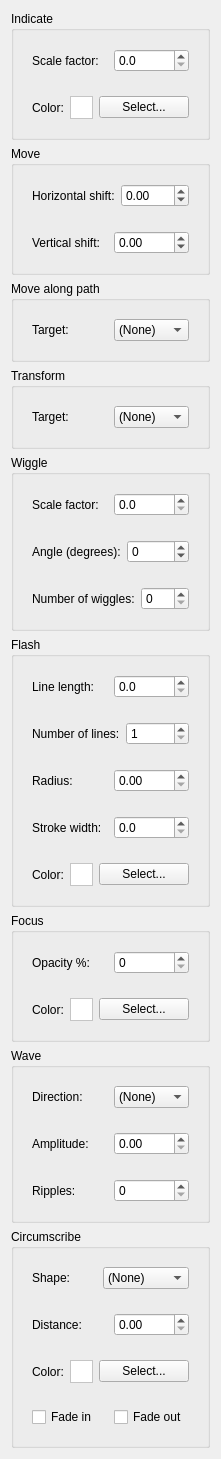
               <widget class="QWidget" name="animScrollAreaWidget">
                <property name="geometry">
                 <rect>
                  <x>0</x>
                  <y>0</y>
                  <width>203</width>
                  <height>1330</height>
                 </rect>
                </property>
                <layout class="QVBoxLayout" name="verticalLayout_41">
                 <item>
                  <widget class="QGroupBox" name="indGroupBox">
                   <property name="title">
                    <string>Indicate</string>
                   </property>
                   <layout class="QVBoxLayout" name="verticalLayout_46">
                    <item>
                     <widget class="QWidget" name="indScaleWidget" native="true">
                      <layout class="QHBoxLayout" name="horizontalLayout_60">
                       <item>
                        <widget class="QLabel" name="indScaleLabel">
                         <property name="text">
                          <string>Scale factor:</string>
                         </property>
                        </widget>
                       </item>
                       <item>
                        <widget class="QDoubleSpinBox" name="indScaleSpinBox">
                         <property name="decimals">
                          <number>1</number>
                         </property>
                        </widget>
                       </item>
                      </layout>
                     </widget>
                    </item>
                    <item>
                     <widget class="QWidget" name="indColorWidget" native="true">
                      <layout class="QHBoxLayout" name="horizontalLayout_59">
                       <item>
                        <widget class="QLabel" name="indColorLabel">
                         <property name="text">
                          <string>Color:</string>
                         </property>
                        </widget>
                       </item>
                       <item>
                        <widget class="QFrame" name="indColorFrame">
                         <property name="enabled">
                          <bool>true</bool>
                         </property>
                         <property name="sizePolicy">
                          <sizepolicy hsizetype="Fixed" vsizetype="Fixed">
                           <horstretch>0</horstretch>
                           <verstretch>0</verstretch>
                          </sizepolicy>
                         </property>
                         <property name="minimumSize">
                          <size>
                           <width>23</width>
                           <height>23</height>
                          </size>
                         </property>
                         <property name="maximumSize">
                          <size>
                           <width>23</width>
                           <height>23</height>
                          </size>
                         </property>
                         <property name="styleSheet">
                          <string notr="true">background-color: rgb(255, 255, 255);</string>
                         </property>
                         <property name="frameShape">
                          <enum>QFrame::StyledPanel</enum>
                         </property>
                         <property name="frameShadow">
                          <enum>QFrame::Raised</enum>
                         </property>
                        </widget>
                       </item>
                       <item>
                        <widget class="QPushButton" name="indColorPushButton">
                         <property name="sizePolicy">
                          <sizepolicy hsizetype="Expanding" vsizetype="Fixed">
                           <horstretch>0</horstretch>
                           <verstretch>0</verstretch>
                          </sizepolicy>
                         </property>
                         <property name="text">
                          <string>Select...</string>
                         </property>
                        </widget>
                       </item>
                      </layout>
                     </widget>
                    </item>
                   </layout>
                  </widget>
                 </item>
                 <item>
                  <widget class="QGroupBox" name="moveGroupBox">
                   <property name="title">
                    <string>Move</string>
                   </property>
                   <layout class="QVBoxLayout" name="verticalLayout_49">
                    <item>
                     <widget class="QWidget" name="moveHorizWidget" native="true">
                      <layout class="QHBoxLayout" name="horizontalLayout_65">
                       <item>
                        <widget class="QLabel" name="moveHorizLabel">
                         <property name="text">
                          <string>Horizontal shift:</string>
                         </property>
                        </widget>
                       </item>
                       <item>
                        <widget class="QDoubleSpinBox" name="moveHorizSpinBox">
                         <property name="accelerated">
                          <bool>true</bool>
                         </property>
                         <property name="minimum">
                          <double>-100.000000000000000</double>
                         </property>
                         <property name="maximum">
                          <double>100.000000000000000</double>
                         </property>
                        </widget>
                       </item>
                      </layout>
                     </widget>
                    </item>
                    <item>
                     <widget class="QWidget" name="moveVertWidget" native="true">
                      <layout class="QHBoxLayout" name="horizontalLayout_66">
                       <item>
                        <widget class="QLabel" name="moveVertLabel">
                         <property name="text">
                          <string>Vertical shift:</string>
                         </property>
                        </widget>
                       </item>
                       <item>
                        <widget class="QDoubleSpinBox" name="moveVertSpinBox">
                         <property name="accelerated">
                          <bool>true</bool>
                         </property>
                         <property name="decimals">
                          <number>2</number>
                         </property>
                         <property name="minimum">
                          <double>-100.000000000000000</double>
                         </property>
                         <property name="maximum">
                          <double>100.000000000000000</double>
                         </property>
                        </widget>
                       </item>
                      </layout>
                     </widget>
                    </item>
                   </layout>
                  </widget>
                 </item>
                 <item>
                  <widget class="QGroupBox" name="movePathGroupBox">
                   <property name="title">
                    <string>Move along path</string>
                   </property>
                   <layout class="QVBoxLayout" name="verticalLayout_50">
                    <item>
                     <widget class="QWidget" name="movePathTargetWidget" native="true">
                      <layout class="QHBoxLayout" name="horizontalLayout_67">
                       <item>
                        <widget class="QLabel" name="movePathTargetLabel">
                         <property name="text">
                          <string>Target:</string>
                         </property>
                        </widget>
                       </item>
                       <item>
                        <widget class="QComboBox" name="movePathTargetComboBox">
                         <item>
                          <property name="text">
                           <string>(None)</string>
                          </property>
                         </item>
                        </widget>
                       </item>
                      </layout>
                     </widget>
                    </item>
                   </layout>
                  </widget>
                 </item>
                 <item>
                  <widget class="QGroupBox" name="transformGroupBox">
                   <property name="title">
                    <string>Transform</string>
                   </property>
                   <layout class="QVBoxLayout" name="verticalLayout_48">
                    <item>
                     <widget class="QWidget" name="transformTargetWidget" native="true">
                      <layout class="QHBoxLayout" name="horizontalLayout_64">
                       <item>
                        <widget class="QLabel" name="transformTargetLabel">
                         <property name="text">
                          <string>Target:</string>
                         </property>
                        </widget>
                       </item>
                       <item>
                        <widget class="QComboBox" name="transformTargetComboBox">
                         <item>
                          <property name="text">
                           <string>(None)</string>
                          </property>
                         </item>
                        </widget>
                       </item>
                      </layout>
                     </widget>
                    </item>
                   </layout>
                  </widget>
                 </item>
                 <item>
                  <widget class="QGroupBox" name="wiggleGroupBox">
                   <property name="title">
                    <string>Wiggle</string>
                   </property>
                   <layout class="QVBoxLayout" name="verticalLayout_47">
                    <item>
                     <widget class="QWidget" name="wiggleScaleWidget" native="true">
                      <layout class="QHBoxLayout" name="horizontalLayout_61">
                       <item>
                        <widget class="QLabel" name="wiggleScaleLabel">
                         <property name="text">
                          <string>Scale factor:</string>
                         </property>
                        </widget>
                       </item>
                       <item>
                        <widget class="QDoubleSpinBox" name="wiggleScaleSpinBox">
                         <property name="decimals">
                          <number>1</number>
                         </property>
                        </widget>
                       </item>
                      </layout>
                     </widget>
                    </item>
                    <item>
                     <widget class="QWidget" name="wiggleAngleWidget" native="true">
                      <layout class="QHBoxLayout" name="horizontalLayout_62">
                       <item>
                        <widget class="QLabel" name="wiggleAngleLabel">
                         <property name="text">
                          <string>Angle (degrees):</string>
                         </property>
                        </widget>
                       </item>
                       <item>
                        <widget class="QSpinBox" name="wiggleAngleSpinBox">
                         <property name="accelerated">
                          <bool>true</bool>
                         </property>
                         <property name="minimum">
                          <number>-360</number>
                         </property>
                         <property name="maximum">
                          <number>360</number>
                         </property>
                        </widget>
                       </item>
                      </layout>
                     </widget>
                    </item>
                    <item>
                     <widget class="QWidget" name="wiggleNumWidget" native="true">
                      <layout class="QHBoxLayout" name="horizontalLayout_63">
                       <item>
                        <widget class="QLabel" name="wiggleNumLabel">
                         <property name="text">
                          <string>Number of wiggles:</string>
                         </property>
                        </widget>
                       </item>
                       <item>
                        <widget class="QSpinBox" name="wiggleNumSpinBox"/>
                       </item>
                      </layout>
                     </widget>
                    </item>
                   </layout>
                  </widget>
                 </item>
                 <item>
                  <widget class="QGroupBox" name="flashGroupBox">
                   <property name="title">
                    <string>Flash</string>
                   </property>
                   <layout class="QVBoxLayout" name="verticalLayout_42">
                    <item>
                     <widget class="QWidget" name="flashLenWidget" native="true">
                      <layout class="QHBoxLayout" name="horizontalLayout_45">
                       <item>
                        <widget class="QLabel" name="flashLenLabel">
                         <property name="text">
                          <string>Line length:</string>
                         </property>
                        </widget>
                       </item>
                       <item>
                        <widget class="QDoubleSpinBox" name="flashLenSpinBox">
                         <property name="accelerated">
                          <bool>true</bool>
                         </property>
                         <property name="decimals">
                          <number>1</number>
                         </property>
                        </widget>
                       </item>
                      </layout>
                     </widget>
                    </item>
                    <item>
                     <widget class="QWidget" name="flashNumLinesWidget" native="true">
                      <layout class="QHBoxLayout" name="horizontalLayout_46">
                       <item>
                        <widget class="QLabel" name="flashNumLinesLabel">
                         <property name="text">
                          <string>Number of lines:</string>
                         </property>
                        </widget>
                       </item>
                       <item>
                        <widget class="QSpinBox" name="flashNumLinesSpinBox">
                         <property name="accelerated">
                          <bool>true</bool>
                         </property>
                         <property name="minimum">
                          <number>1</number>
                         </property>
                         <property name="maximum">
                          <number>100</number>
                         </property>
                        </widget>
                       </item>
                      </layout>
                     </widget>
                    </item>
                    <item>
                     <widget class="QWidget" name="flashRadiusWidget" native="true">
                      <layout class="QHBoxLayout" name="horizontalLayout_47">
                       <item>
                        <widget class="QLabel" name="flashRadiusLabel">
                         <property name="text">
                          <string>Radius:</string>
                         </property>
                        </widget>
                       </item>
                       <item>
                        <widget class="QDoubleSpinBox" name="flashRadiusSpinBox"/>
                       </item>
                      </layout>
                     </widget>
                    </item>
                    <item>
                     <widget class="QWidget" name="flashStrokeWidget" native="true">
                      <layout class="QHBoxLayout" name="horizontalLayout_48">
                       <item>
                        <widget class="QLabel" name="flashStrokeLabel">
                         <property name="text">
                          <string>Stroke width:</string>
                         </property>
                        </widget>
                       </item>
                       <item>
                        <widget class="QDoubleSpinBox" name="flashStrokeSpinBox">
                         <property name="decimals">
                          <number>1</number>
                         </property>
                        </widget>
                       </item>
                      </layout>
                     </widget>
                    </item>
                    <item>
                     <widget class="QWidget" name="flashColorWidget" native="true">
                      <layout class="QHBoxLayout" name="horizontalLayout_52">
                       <item>
                        <widget class="QLabel" name="flashColorLabel">
                         <property name="text">
                          <string>Color:</string>
                         </property>
                        </widget>
                       </item>
                       <item>
                        <widget class="QFrame" name="flashColorFrame">
                         <property name="enabled">
                          <bool>true</bool>
                         </property>
                         <property name="sizePolicy">
                          <sizepolicy hsizetype="Fixed" vsizetype="Fixed">
                           <horstretch>0</horstretch>
                           <verstretch>0</verstretch>
                          </sizepolicy>
                         </property>
                         <property name="minimumSize">
                          <size>
                           <width>23</width>
                           <height>23</height>
                          </size>
                         </property>
                         <property name="maximumSize">
                          <size>
                           <width>23</width>
                           <height>23</height>
                          </size>
                         </property>
                         <property name="styleSheet">
                          <string notr="true">background-color: rgb(255, 255, 255);</string>
                         </property>
                         <property name="frameShape">
                          <enum>QFrame::StyledPanel</enum>
                         </property>
                         <property name="frameShadow">
                          <enum>QFrame::Raised</enum>
                         </property>
                        </widget>
                       </item>
                       <item>
                        <widget class="QPushButton" name="flashColorPushButton">
                         <property name="sizePolicy">
                          <sizepolicy hsizetype="Expanding" vsizetype="Fixed">
                           <horstretch>0</horstretch>
                           <verstretch>0</verstretch>
                          </sizepolicy>
                         </property>
                         <property name="text">
                          <string>Select...</string>
                         </property>
                        </widget>
                       </item>
                      </layout>
                     </widget>
                    </item>
                   </layout>
                  </widget>
                 </item>
                 <item>
                  <widget class="QGroupBox" name="focusGroupBox">
                   <property name="title">
                    <string>Focus</string>
                   </property>
                   <layout class="QVBoxLayout" name="verticalLayout_45">
                    <item>
                     <widget class="QWidget" name="focusOpacityWidget" native="true">
                      <layout class="QHBoxLayout" name="horizontalLayout_58">
                       <item>
                        <widget class="QLabel" name="focusOpacityLabel">
                         <property name="text">
                          <string>Opacity %:</string>
                         </property>
                        </widget>
                       </item>
                       <item>
                        <widget class="QSpinBox" name="focusOpacitySpinBox">
                         <property name="maximum">
                          <number>100</number>
                         </property>
                        </widget>
                       </item>
                      </layout>
                     </widget>
                    </item>
                    <item>
                     <widget class="QWidget" name="focusColorWidget" native="true">
                      <layout class="QHBoxLayout" name="horizontalLayout_57">
                       <item>
                        <widget class="QLabel" name="focusColorLabel">
                         <property name="text">
                          <string>Color:</string>
                         </property>
                        </widget>
                       </item>
                       <item>
                        <widget class="QFrame" name="focusColorFrame">
                         <property name="enabled">
                          <bool>true</bool>
                         </property>
                         <property name="sizePolicy">
                          <sizepolicy hsizetype="Fixed" vsizetype="Fixed">
                           <horstretch>0</horstretch>
                           <verstretch>0</verstretch>
                          </sizepolicy>
                         </property>
                         <property name="minimumSize">
                          <size>
                           <width>23</width>
                           <height>23</height>
                          </size>
                         </property>
                         <property name="maximumSize">
                          <size>
                           <width>23</width>
                           <height>23</height>
                          </size>
                         </property>
                         <property name="styleSheet">
                          <string notr="true">background-color: rgb(255, 255, 255);</string>
                         </property>
                         <property name="frameShape">
                          <enum>QFrame::StyledPanel</enum>
                         </property>
                         <property name="frameShadow">
                          <enum>QFrame::Raised</enum>
                         </property>
                        </widget>
                       </item>
                       <item>
                        <widget class="QPushButton" name="focusColorPushButton">
                         <property name="sizePolicy">
                          <sizepolicy hsizetype="Expanding" vsizetype="Fixed">
                           <horstretch>0</horstretch>
                           <verstretch>0</verstretch>
                          </sizepolicy>
                         </property>
                         <property name="text">
                          <string>Select...</string>
                         </property>
                        </widget>
                       </item>
                      </layout>
                     </widget>
                    </item>
                   </layout>
                  </widget>
                 </item>
                 <item>
                  <widget class="QGroupBox" name="waveGroupBox">
                   <property name="title">
                    <string>Wave</string>
                   </property>
                   <layout class="QVBoxLayout" name="verticalLayout_43">
                    <item>
                     <widget class="QWidget" name="waveDirWidget" native="true">
                      <layout class="QHBoxLayout" name="horizontalLayout_49">
                       <item>
                        <widget class="QLabel" name="waveDirLabel">
                         <property name="text">
                          <string>Direction:</string>
                         </property>
                        </widget>
                       </item>
                       <item>
                        <widget class="QComboBox" name="waveDirComboBox">
                         <item>
                          <property name="text">
                           <string>(None)</string>
                          </property>
                         </item>
                         <item>
                          <property name="text">
                           <string>Up</string>
                          </property>
                         </item>
                         <item>
                          <property name="text">
                           <string>Left</string>
                          </property>
                         </item>
                         <item>
                          <property name="text">
                           <string>Right</string>
                          </property>
                         </item>
                         <item>
                          <property name="text">
                           <string>Down</string>
                          </property>
                         </item>
                        </widget>
                       </item>
                      </layout>
                     </widget>
                    </item>
                    <item>
                     <widget class="QWidget" name="waveAmpWidget" native="true">
                      <layout class="QHBoxLayout" name="horizontalLayout_50">
                       <item>
                        <widget class="QLabel" name="waveAmpLabel">
                         <property name="text">
                          <string>Amplitude:</string>
                         </property>
                        </widget>
                       </item>
                       <item>
                        <widget class="QDoubleSpinBox" name="waveAmpSpinBox"/>
                       </item>
                      </layout>
                     </widget>
                    </item>
                    <item>
                     <widget class="QWidget" name="waveRipWidget" native="true">
                      <layout class="QHBoxLayout" name="horizontalLayout_51">
                       <item>
                        <widget class="QLabel" name="waveRipLabel">
                         <property name="text">
                          <string>Ripples:</string>
                         </property>
                        </widget>
                       </item>
                       <item>
                        <widget class="QSpinBox" name="waveRipSpinBox"/>
                       </item>
                      </layout>
                     </widget>
                    </item>
                   </layout>
                  </widget>
                 </item>
                 <item>
                  <widget class="QGroupBox" name="circumGroupBox">
                   <property name="title">
                    <string>Circumscribe</string>
                   </property>
                   <layout class="QVBoxLayout" name="verticalLayout_44">
                    <item>
                     <widget class="QWidget" name="circumShapeWidget" native="true">
                      <layout class="QHBoxLayout" name="horizontalLayout_53">
                       <item>
                        <widget class="QLabel" name="circumShapeLabel">
                         <property name="text">
                          <string>Shape:</string>
                         </property>
                        </widget>
                       </item>
                       <item>
                        <widget class="QComboBox" name="circumShapeComboBox">
                         <item>
                          <property name="text">
                           <string>(None)</string>
                          </property>
                         </item>
                         <item>
                          <property name="text">
                           <string>Rectangle</string>
                          </property>
                         </item>
                         <item>
                          <property name="text">
                           <string>Circle</string>
                          </property>
                         </item>
                        </widget>
                       </item>
                      </layout>
                     </widget>
                    </item>
                    <item>
                     <widget class="QWidget" name="circumDistWidget" native="true">
                      <layout class="QHBoxLayout" name="horizontalLayout_56">
                       <item>
                        <widget class="QLabel" name="circumDistLabel">
                         <property name="text">
                          <string>Distance:</string>
                         </property>
                        </widget>
                       </item>
                       <item>
                        <widget class="QDoubleSpinBox" name="circumDistSpinBox"/>
                       </item>
                      </layout>
                     </widget>
                    </item>
                    <item>
                     <widget class="QWidget" name="circumColorWidget" native="true">
                      <layout class="QHBoxLayout" name="horizontalLayout_55">
                       <item>
                        <widget class="QLabel" name="circumColorLabel">
                         <property name="text">
                          <string>Color:</string>
                         </property>
                        </widget>
                       </item>
                       <item>
                        <widget class="QFrame" name="circumColorFrame">
                         <property name="enabled">
                          <bool>true</bool>
                         </property>
                         <property name="sizePolicy">
                          <sizepolicy hsizetype="Fixed" vsizetype="Fixed">
                           <horstretch>0</horstretch>
                           <verstretch>0</verstretch>
                          </sizepolicy>
                         </property>
                         <property name="minimumSize">
                          <size>
                           <width>23</width>
                           <height>23</height>
                          </size>
                         </property>
                         <property name="maximumSize">
                          <size>
                           <width>23</width>
                           <height>23</height>
                          </size>
                         </property>
                         <property name="styleSheet">
                          <string notr="true">background-color: rgb(255, 255, 255);</string>
                         </property>
                         <property name="frameShape">
                          <enum>QFrame::StyledPanel</enum>
                         </property>
                         <property name="frameShadow">
                          <enum>QFrame::Raised</enum>
                         </property>
                        </widget>
                       </item>
                       <item>
                        <widget class="QPushButton" name="circumColorPushButton">
                         <property name="sizePolicy">
                          <sizepolicy hsizetype="Expanding" vsizetype="Fixed">
                           <horstretch>0</horstretch>
                           <verstretch>0</verstretch>
                          </sizepolicy>
                         </property>
                         <property name="text">
                          <string>Select...</string>
                         </property>
                        </widget>
                       </item>
                      </layout>
                     </widget>
                    </item>
                    <item>
                     <widget class="QWidget" name="circumFadeWidget" native="true">
                      <layout class="QHBoxLayout" name="horizontalLayout_54">
                       <item>
                        <widget class="QCheckBox" name="circumFadeInCheckBox">
                         <property name="text">
                          <string>Fade in</string>
                         </property>
                        </widget>
                       </item>
                       <item>
                        <widget class="QCheckBox" name="circumFadeOutCheckBox">
                         <property name="text">
                          <string>Fade out</string>
                         </property>
                        </widget>
                       </item>
                      </layout>
                     </widget>
                    </item>
                   </layout>
                  </widget>
                 </item>
                </layout>
               </widget>
